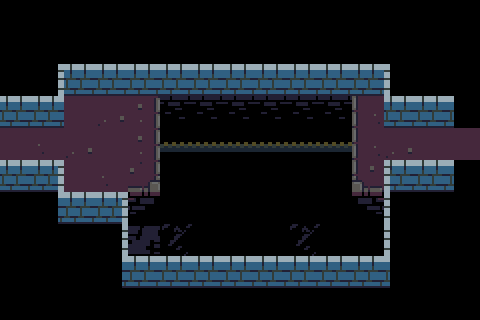

This is a level from a 2D game, rendered from its Tiled map with the project's own tilesets. A one-line summary and the complete map file follow:
An orthogonal 15x10 tile map with 32x32 px tiles, 4 tile layers (walls, ground, death, guff) and 4 objects (2x connection, platform, torch).

<map version="1.0" tiledversion="1.0.3" orientation="orthogonal" renderorder="right-down" width="15" height="10" tilewidth="32" tileheight="32" nextobjectid="17">
 <properties>
  <property name="number" value="8" />
 </properties>
 <tileset firstgid="1" source="tower-tileset.tsx" />
 <layer name="walls" width="15" height="10">
  <data encoding="csv">
0,0,0,0,0,0,0,0,0,0,0,0,0,0,0,
0,0,0,0,0,0,0,0,0,0,0,0,0,0,0,
0,14,12,12,12,12,12,12,12,12,12,12,15,0,0,
12,12,0,0,0,0,0,0,0,0,0,0,12,12,21,
2,0,0,0,0,0,0,0,0,0,0,0,0,0,2,
12,23,0,0,0,0,0,0,0,0,0,0,22,12,21,
0,24,12,23,0,0,0,0,0,0,0,0,15,0,0,
0,0,0,14,0,0,0,0,0,0,0,0,15,0,0,
0,0,0,24,12,12,12,12,12,12,12,12,21,0,0,
0,0,0,0,0,0,0,0,0,0,0,0,0,0,0
</data>
 </layer>
 <layer name="ground" width="15" height="10">
  <data encoding="csv">
0,0,0,0,0,0,0,0,0,0,0,0,0,0,0,
0,0,0,0,0,0,0,0,0,0,0,0,0,0,0,
0,0,0,0,0,0,0,0,0,0,0,0,0,0,0,
0,0,2,27,56,0,0,0,0,0,0,54,0,0,0,
2,28,27,2,56,0,0,0,0,0,0,54,27,2,0,
0,0,2,28,66,0,0,0,0,0,0,64,0,0,0,
0,0,0,0,0,0,0,0,0,0,0,0,0,0,0,
0,0,0,0,0,0,0,0,0,0,0,0,0,0,0,
0,0,0,0,0,0,0,0,0,0,0,0,0,0,0,
0,0,0,0,0,0,0,0,0,0,0,0,0,0,0
</data>
 </layer>
 <layer name="death" width="15" height="10">
  <data encoding="csv">
0,0,0,0,0,0,0,0,0,0,0,0,0,0,0,
0,0,0,0,0,0,0,0,0,0,0,0,0,0,0,
0,0,0,0,0,0,0,0,0,0,0,0,0,0,0,
0,0,0,0,0,89,89,89,89,89,89,0,0,0,0,
0,0,0,0,0,4,4,4,4,4,4,0,0,0,0,
0,0,0,0,0,4,4,4,4,4,4,0,0,0,0,
0,0,0,0,80,4,4,4,4,4,4,78,0,0,0,
0,0,0,0,4,4,4,4,4,4,4,4,0,0,0,
0,0,0,0,0,0,0,0,0,0,0,0,0,0,0,
0,0,0,0,0,0,0,0,0,0,0,0,0,0,0
</data>
 </layer>
 <layer name="guff" width="15" height="10">
  <data encoding="csv">
0,0,0,0,0,0,0,0,0,0,0,0,0,0,0,
0,0,0,0,0,0,0,0,0,0,0,0,0,0,0,
0,0,0,0,0,0,0,0,0,0,0,0,0,0,0,
0,0,0,0,0,0,0,0,0,0,0,0,0,0,0,
0,0,0,0,0,70,70,70,70,70,70,0,0,0,0,
0,0,0,0,0,0,0,0,0,0,0,0,0,0,0,
0,0,0,0,0,0,0,0,0,0,0,0,0,0,0,
0,0,0,0,91,93,0,0,0,93,0,0,0,0,0,
0,0,0,0,0,0,0,0,0,0,0,0,0,0,0,
0,0,0,0,0,0,0,0,0,0,0,0,0,0,0
</data>
 </layer>
 <objectgroup name="objects">
  <object id="9" name="13" type="connection" x="32" y="128" width="32" height="32">
   <properties>
    <property name="dir" value="right" />
    <property name="to" value="10" />
   </properties>
  </object>
  <object id="10" name="14" type="connection" x="416" y="128" width="32" height="32">
   <properties>
    <property name="dir" value="left" />
    <property name="to" value="15" />
   </properties>
  </object>
  <object id="14" type="platform" x="160" y="128" width="32" height="32">
   <properties>
    <property name="movex" value="5" />
   </properties>
  </object>
  <object id="16" type="torch" x="384" y="96" width="32" height="32" />
 </objectgroup>
</map>
